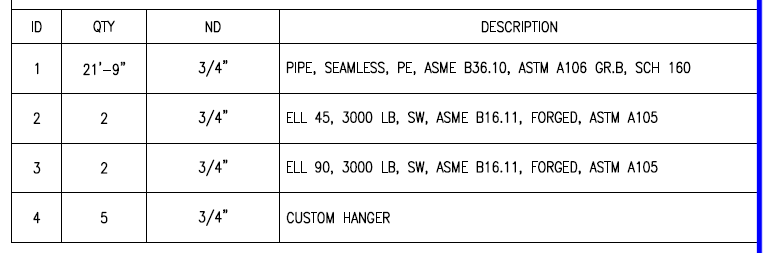
#> input picture input/iso0.png, 772 x 253 px; its folder holds only this picture in this run
$ python image_reader.py
#> lines starting #> are read from the running program, lines starting #| are printed output that depends on the picture; after the words box and inside, x2 and y2 are one past the last pixel; in counts of white or black regions, pixels touching at a corner belong together
import pytesseract
import numpy as np
import cv2
from PIL import Image

# if os == Windows:
pytesseract.pytesseract.tesseract_cmd = r'C:\Program Files\Tesseract-OCR\tesseract.exe'
# else:

class ImageReader:
    def __init__(self, save_intermediate = False, output_path = './out/'):
        self.save = save_intermediate
        self.save_dir = output_path

    def load_image(self, image_file, as_grayscale = False):
        if as_grayscale:
            flag = cv2.IMREAD_GRAYSCALE
        else:
            flag = cv2.IMREAD_COLOR
        img = cv2.imread(image_file, flag)
        return img

    def grayscale(self, img):
        gray_img =  cv2.cvtColor(img, cv2.COLOR_BGR2GRAY)
        return gray_img

    def blur(self, img, area=(5, 5)):
        w = area[0]
        h = area[1]
        if w % 2 == 0:
            w = w + 1
        if h % 2 == 0:
            h = h + 1

        blur = cv2.GaussianBlur(img, (w, h), 0)
        return blur

    def threshold(self, img, adaptive=False):
        if adaptive:
            thresh = cv2.adaptiveThreshold(img, 255, 1, cv2.ADAPTIVE_THRESH_GAUSSIAN_C, 11, 2)
        else:
            _, thresh = cv2.threshold(img, 200, 255, cv2.THRESH_BINARY)
        return thresh

    def find_contours(self, img):
        contours, _ = cv2.findContours(img, cv2.RETR_LIST, cv2.CHAIN_APPROX_SIMPLE)
        return contours

    def find_contours_by_hierarchy(self, img, hierarchy_level=0):
        if hierarchy_level == 0:
            level_contours, _ = cv2.findContours(img, cv2.RETR_EXTERNAL, cv2.CHAIN_APPROX_SIMPLE)
        else:
            contours, hierarchy = cv2.findContours(img, cv2.RETR_TREE, cv2.CHAIN_APPROX_SIMPLE)
            children = [-1] # Start with outer most contours
            for level in range(hierarchy_level + 1):
                parents = children # Parents are the previous level children
                children = np.array([], dtype='uint8')
                for parent in parents:
                    children = np.append(children, np.where(hierarchy[0,:,3]==parent)[0])

            contours = np.array(contours, dtype=object)
            level_contours = contours[children]

        return level_contours

    def find_biggest_contour(self, img):
        contours, _ = cv2.findContours(img, cv2.RETR_EXTERNAL, cv2.CHAIN_APPROX_SIMPLE)
        max_area = 0
        biggest_blob = None
        for c in contours:
            area = cv2.contourArea(c)
            if  area > max_area:
                biggest_blob = c
                max_area = area

        return biggest_blob

    def filter_coordinates(self, box_coordinates, filter=0.75, axis=2):
        ws = box_coordinates[:, axis]
        unique_w, freq_w = np.unique(ws, return_counts=True)
        filtered_w = unique_w[freq_w>filter*np.max(freq_w)]

        box_coordinates = box_coordinates[np.isin(ws, filtered_w)]
        return box_coordinates

    def coordinates_to_table(self, box_coordinates, tol=3):
        xs = box_coordinates[:, 0]
        ys = box_coordinates[:,1]
        widths = box_coordinates[:,2]
        heights = box_coordinates[:,3]

        unique_x0 = xs[~(np.triu(np.abs(xs[:, None] - xs) <= tol, 1)).any(0)]
        unique_widths = widths[~(np.triu(np.abs(xs[:, None] - xs) <= tol, 1)).any(0)]
        sorted_indices = np.argsort(unique_x0)
        unique_x0 = unique_x0[sorted_indices]
        unique_widths = unique_widths[sorted_indices]

        unique_y0 = ys[~(np.triu(np.abs(ys[:, None] - ys) <= tol, 1)).any(0)]
        unique_heights = heights[~(np.triu(np.abs(ys[:, None] - ys) <= tol, 1)).any(0)]
        sorted_indices = np.argsort(unique_y0)
        unique_y0 = unique_y0[sorted_indices]
        unique_heights = unique_heights[sorted_indices]

        return [unique_x0, unique_y0, unique_widths, unique_heights]

    def image_to_text_table(self, image_file, hierarchy_level = 1):
        img = self.load_image(image_file, False)
#> in load_image, img is the input picture: shape (253, 772, 3); mean B, G, R 241.4, 239.7, 239.7
        gray = self.grayscale(img)
        blur = self.blur(gray)
#> in blur, `blur = cv2.GaussianBlur(img, (w, h), 0)`:
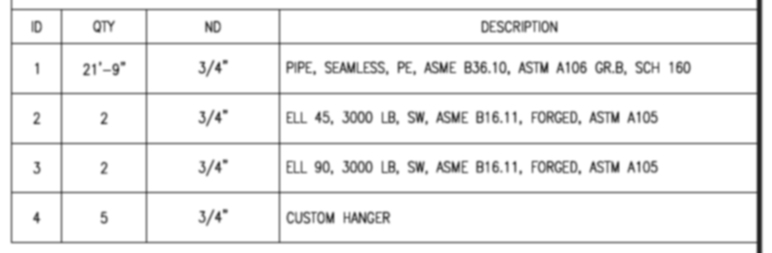
#> blur: shape (253, 772); min 32, max 255, mean 239.9
        thresh = self.threshold(blur, True)
#> in threshold, `thresh = cv2.adaptiveThreshold(img, 255, 1, cv2.ADAPTIVE_THRESH_GAUSSI..`:
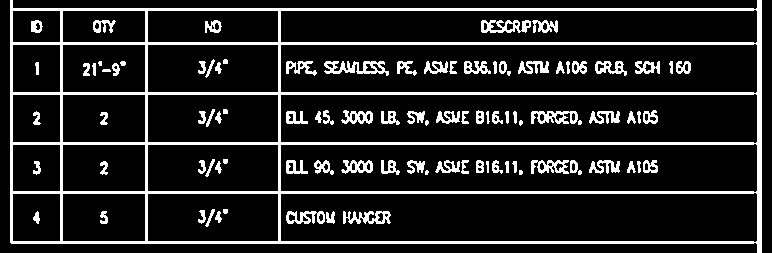
#> thresh: shape (253, 772); 14.1% white; 97 white regions (8 under 20 px)

        contours = self.find_contours_by_hierarchy(thresh, hierarchy_level)
#> in find_contours_by_hierarchy, `contours, hierarchy = cv2.findContours(img, cv2.RETR_TREE, cv2.CHAIN_A..`: contours = 187 contours, 45 with area under 20; largest, box (x1, y1, x2, y2) and area: (10, 0, 762, 253) 176566, (280, 192, 758, 243) 22898, (280, 93, 758, 144) 22898, (280, 43, 758, 94) 22898, (280, 143, 758, 193) 22421
#> in find_contours_by_hierarchy, `level_contours = contours[children]`: level_contours = 20 contours; largest, box (x1, y1, x2, y2) and area: (280, 192, 758, 243) 22898, (280, 93, 758, 144) 22898, (280, 43, 758, 94) 22898, (280, 143, 758, 193) 22421, (280, 9, 758, 44) 15266
#> contours has the same summary as level_contours in find_contours_by_hierarchy
        box_coordinates = []
        for c in contours:
            box_coordinates.append(cv2.boundingRect(c))
#> this loop made 20 passes
#> after the loop, box_coordinates = 20 items, first 6: (147, 193, 132, 49), (62, 193, 84, 49), (12, 193, 49, 49), (280, 192, 478, 51), (147, 144, 132, 48), (62, 144, 84, 48)

        box_coordinates = self.filter_coordinates(np.array(box_coordinates, dtype='uint16'))
#> in filter_coordinates, `ws = box_coordinates[:, axis]`: ws = 20 values, max 478 at index 3, min 49 at index 2, mean 185.8
#> in filter_coordinates, `unique_w, freq_w = np.unique(ws, return_counts=True)`: unique_w = [49, 84, 132, 478]; freq_w = [5, 5, 5, 5]
#> in filter_coordinates, `filtered_w = unique_w[freq_w>filter*np.max(freq_w)]`: filtered_w = [49, 84, 132, 478]
#> in filter_coordinates, `box_coordinates = box_coordinates[np.isin(ws, filtered_w)]`: box_coordinates = 20 rows, first 6: [147, 193, 132, 49], [62, 193, 84, 49], [12, 193, 49, 49], [280, 192, 478, 51], [147, 144, 132, 48], [62, 144, 84, 48]
        x, y, w, h = self.coordinates_to_table(box_coordinates)
#> in coordinates_to_table, `xs = box_coordinates[:, 0]`: xs = 20 values, max 280 at index 3, min 12 at index 2, mean 125.2
#> in coordinates_to_table, `ys = box_coordinates[:,1]`: ys = 20 values, max 193 at index 0, min 9 at index 19, mean 96.75
#> in coordinates_to_table, `widths = box_coordinates[:,2]`: widths has the same summary as ws in filter_coordinates
#> in coordinates_to_table, `heights = box_coordinates[:,3]`: heights = 20 values, max 51 at index 3, min 33 at index 16, mean 46.1
#> in coordinates_to_table, `unique_x0 = xs[~(np.triu(np.abs(xs[:, None] - xs) <= tol, 1)).any(0)]`: unique_x0 = [147, 62, 12, 280]
#> in coordinates_to_table, `unique_widths = widths[~(np.triu(np.abs(xs[:, None] - xs) <= tol, 1))...`: unique_widths = [132, 84, 49, 478]
#> in coordinates_to_table, `sorted_indices = np.argsort(unique_x0)`: sorted_indices = [2, 1, 0, 3]
#> in coordinates_to_table, `unique_x0 = unique_x0[sorted_indices]`: unique_x0 = [12, 62, 147, 280]
#> in coordinates_to_table, `unique_widths = unique_widths[sorted_indices]`: unique_widths = [49, 84, 132, 478]
#> in coordinates_to_table, `unique_y0 = ys[~(np.triu(np.abs(ys[:, None] - ys) <= tol, 1)).any(0)]`: unique_y0 = [193, 144, 94, 44, 10]
#> in coordinates_to_table, `unique_heights = heights[~(np.triu(np.abs(ys[:, None] - ys) <= tol, 1)..`: unique_heights = [49, 48, 49, 49, 33]
#> in coordinates_to_table, `sorted_indices = np.argsort(unique_y0)`: sorted_indices = [4, 3, 2, 1, 0]
#> in coordinates_to_table, `unique_y0 = unique_y0[sorted_indices]`: unique_y0 = [10, 44, 94, 144, 193]
#> in coordinates_to_table, `unique_heights = unique_heights[sorted_indices]`: unique_heights = [33, 49, 49, 48, 49]
#> x = [12, 62, 147, 280]; y = [10, 44, 94, 144, 193]; w = [49, 84, 132, 478]; h = [33, 49, 49, 48, 49]

        print(f'({len(y)} x {len(x)}) table located. Reading text')
#| (5 x 4) table located. Reading text

        text_table = []
        unwanted_characters = ['\n', '\x0c']
        for j in range(len(y)):
            y0 = y[j]
            y1 = y0 + h[j]
            row = []
            for i in range(len(x)):
                x0 = x[i]
                x1 = x0 + w[i]
                tmp = Image.fromarray(img[y0:y1, x0:x1])
                text = pytesseract.image_to_string(tmp, config='--psm 6')
                for chr in unwanted_characters:
                    text = text.replace(chr, '')
                row.append(text)
            text_table.append(row)
#> this loop made 1 pass
#> (y0, y1) on pass 1: (10, 43)
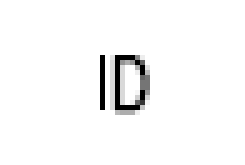
#> tmp: PIL image 49x33 RGB (shown 5 times larger); min 0, max 255, mean 247.6
#> after the loop, text_table = []

        return text_table

SAVE_INTERMEDIATE = False

if __name__ == '__main__':
    image_reader = ImageReader(SAVE_INTERMEDIATE)
    for n in range(7):
        print(f'Image iso{n}.png content: ')
#> (the run stopped early here; a loop or call above may not have finished)
